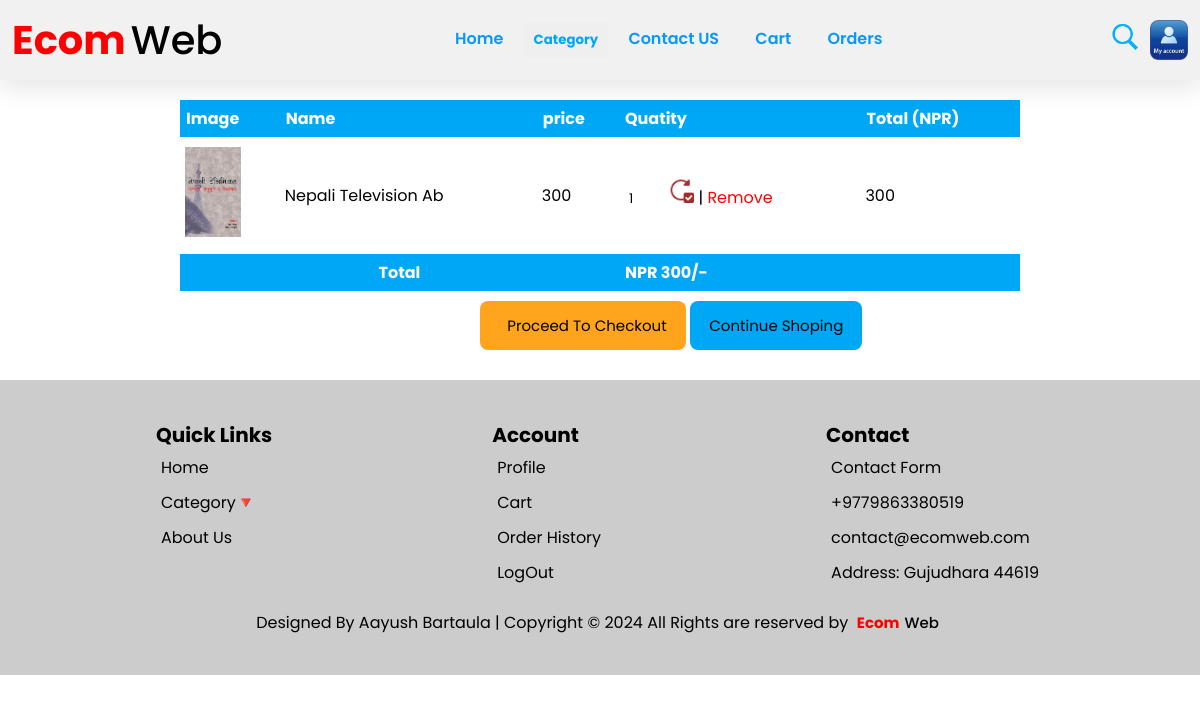
The page /cart.php (signed in) on the database its author committed.
### tables this page shows
CREATE TABLE `cart` (
  `id` int(100) NOT NULL,
  `book_id` int(20) NOT NULL,
  `user_id` int(100) NOT NULL,
  `name` varchar(50) NOT NULL,
  `price` int(20) NOT NULL,
  `image` varchar(25) NOT NULL,
  `quantity` int(25) NOT NULL,
  `total` double(10,2) NOT NULL,
  `date` datetime NOT NULL DEFAULT current_timestamp()
);

### cart.php (the view, shortened to what this page needs)
<?php
include 'config.php';
$user_id = $_SESSION['user_id'];
?>
<!DOCTYPE html>
<html lang="en">
<head>
    <link rel="stylesheet" href="css/hello.css">
</head>
<body>
    <?php
    include 'index_header.php';
    ?>
    <div class="cart_form">
        <table style="width: 70%; align-items:center; margin:10px auto;" >
            <thead>
                <th>Image</th>
                <th>Name</th>
                <th>price</th>
                <th>Quatity</th>
                <th>Total (NPR)</th>
            </thead>
            <tbody>
                <?php
                $total = 0;
                $select_book = $conn->query("SELECT id, name,price, image ,quantity,total  FROM cart Where user_id= $user_id");
                if ($select_book->num_rows  > 0) {
                    while ($row = $select_book->fetch_assoc()) {
                ?>
                        <tr>
                            <td><img style="height: 90px;" src="./added_books/<?php echo $row['image']; ?>" alt=""></td>
                            <td><?php echo $row['name']; ?></td>
                            <td><?php echo $row['price']; ?></td>
                            <td>
                                <form action="" method="POST">
                                    <input type="number" name="update_quantity" min="1" max="10" value="<?php echo $row['quantity']; ?>">
                                <button style="background:transparent ;" name="update"><img style="height: 26px; cursor:pointer;" src="./images/update1.png" alt="update"></button> |
                                <a style="color: red;" href="cart.php?remove=<?php echo $row['id'];?>"> Remove</a>
                                </form>
                        </td>
                            <td><?php $sub_total=$row['price']*$row['quantity']; echo $subtotal=number_format($row['price']*$row['quantity']); ?></td>
                            </tr>
                <?php
                $total += $sub_total;
                    }
                } else {
                    echo '<p class="empty">There is nothing in cart yet !!!!!!!!</p>';
                }
                ?>
                <tr>
                    <th style="text-align:center;" colspan="3">Total</th>
                    <th colspan="2">NPR <?php echo $total; ?>/- </th>
                </tr>
            </tbody>
        </table>
        <a href="checkout.php" class="btn cart-btn1" style="display:<?php if($total>1){ echo 'inline-block'; }else{ echo 'none'; };?>" > &nbsp; Proceed to Checkout</a> <a class="cart-btn2" href="index.php">Continue Shoping</a>
    </div>
    <?php include'index_footer.php'; ?>
</body>
</html>

### css/hello.css (style rules this page uses)
* { text-decoration: none; margin: 0; padding: 0; font-family: "Poppins", sans-serif; box-sizing: border-box; outline: none; border:none; }
.cart_form { margin: 20px auto; }
.cart_form table { border-collapse: collapse; width: 100%; }
.cart_form table tr th { text-align: left; padding: 6px; color: #fff; background: rgb(0, 167, 245); }
.cart_form table tr td { padding: 10px 5px; }
.cart_form table tr td input { width: 40px; height: 30px; padding: 5px; }

### cart.php (style rules this page uses)
.cart-btn1,.cart-btn2 { display: inline-block; margin: auto; padding:0.8rem 1.2rem; cursor: pointer; color:white; font-size: 15px; border-radius: .5rem; text-transform: capitalize; }
.cart-btn1 { margin-left: 40%; background-color: #ffa41c; color: black; }
.cart-btn2 { background-color: rgb(0, 167, 245); color: black; }

### index_footer.php (style rules this page uses)
* { text-decoration: none; list-style: none; color: black; }

### rows shown on the page
cart: image (picture), name "Nepali Television Ab", price "300", update_quantity "1", $subtotal=number_format($row['price']*$row['quantity']) "300"

### other values the page prints
$total "300"
